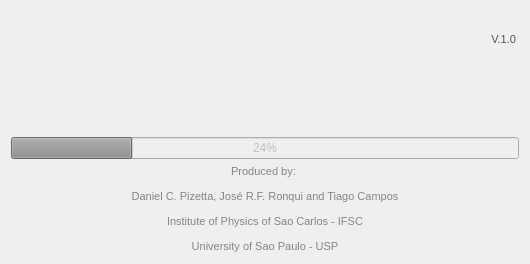
<?xml version="1.0" encoding="UTF-8"?>
<ui version="4.0">
 <class>Dialog</class>
 <widget class="QDialog" name="Dialog">
  <property name="windowModality">
   <enum>Qt::ApplicationModal</enum>
  </property>
  <property name="enabled">
   <bool>false</bool>
  </property>
  <property name="geometry">
   <rect>
    <x>0</x>
    <y>0</y>
    <width>530</width>
    <height>264</height>
   </rect>
  </property>
  <property name="sizePolicy">
   <sizepolicy hsizetype="Minimum" vsizetype="Minimum">
    <horstretch>0</horstretch>
    <verstretch>0</verstretch>
   </sizepolicy>
  </property>
  <property name="windowTitle">
   <string>Dialog</string>
  </property>
  <property name="windowIcon">
   <iconset resource="icons/sci_corpus_resource.qrc">
    <normaloff>:/Window/Icon_Sci_Corpus.png</normaloff>:/Window/Icon_Sci_Corpus.png</iconset>
  </property>
  <property name="modal">
   <bool>true</bool>
  </property>
  <layout class="QGridLayout" name="gridLayout">
   <item row="0" column="0">
    <widget class="QLabel" name="labelVersion">
     <property name="styleSheet">
      <string notr="true">color: rgb(80, 80, 80);
font: 63 20pt &quot;URW Gothic L&quot;;</string>
     </property>
     <property name="text">
      <string>&lt;html&gt;&lt;head/&gt;&lt;body&gt;&lt;p&gt;&lt;span style=&quot; font-size:8pt;&quot;&gt;V.1.0 &lt;/span&gt;&lt;/p&gt;&lt;/body&gt;&lt;/html&gt;</string>
     </property>
     <property name="textFormat">
      <enum>Qt::AutoText</enum>
     </property>
     <property name="alignment">
      <set>Qt::AlignRight|Qt::AlignTrailing|Qt::AlignVCenter</set>
     </property>
    </widget>
   </item>
   <item row="4" column="0">
    <widget class="QLabel" name="labelProducedBy">
     <property name="styleSheet">
      <string notr="true">color: rgb(132, 132, 132);</string>
     </property>
     <property name="text">
      <string>&lt;html&gt;&lt;head/&gt;&lt;body&gt;&lt;p align=&quot;center&quot;&gt;&lt;span style=&quot; font-size:8pt;&quot;&gt;Produced by: &lt;/span&gt;&lt;/p&gt;&lt;p align=&quot;center&quot;&gt;&lt;span style=&quot; font-size:8pt;&quot;&gt;Daniel C. Pizetta, José R.F. Ronqui and Tiago Campos&lt;/span&gt;&lt;/p&gt;&lt;p align=&quot;center&quot;&gt;&lt;span style=&quot; font-size:8pt;&quot;&gt;Institute of Physics of Sao Carlos - IFSC&lt;/span&gt;&lt;/p&gt;&lt;p align=&quot;center&quot;&gt;&lt;span style=&quot; font-size:8pt;&quot;&gt;University of Sao Paulo - USP&lt;/span&gt;&lt;/p&gt;&lt;/body&gt;&lt;/html&gt;</string>
     </property>
    </widget>
   </item>
   <item row="3" column="0">
    <widget class="QProgressBar" name="progressBar">
     <property name="value">
      <number>24</number>
     </property>
    </widget>
   </item>
   <item row="2" column="0">
    <widget class="QLabel" name="labelIcon">
     <property name="maximumSize">
      <size>
       <width>16777215</width>
       <height>16777215</height>
      </size>
     </property>
     <property name="text">
      <string/>
     </property>
     <property name="pixmap">
      <pixmap resource="icons/sci_corpus_resource.qrc">:/Window/Logo_Sci_Corpus_Without_Version.png</pixmap>
     </property>
     <property name="alignment">
      <set>Qt::AlignCenter</set>
     </property>
    </widget>
   </item>
  </layout>
 </widget>
 <resources>
  <include location="icons/sci_corpus_resource.qrc"/>
 </resources>
 <connections/>
</ui>
